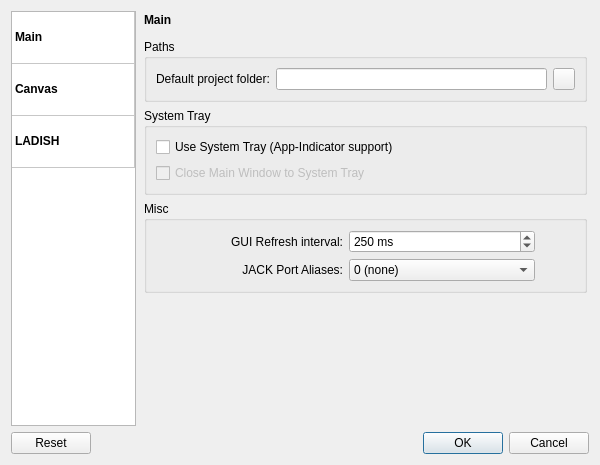
<?xml version="1.0" encoding="UTF-8"?>
<ui version="4.0">
 <class>SettingsW</class>
 <widget class="QDialog" name="SettingsW">
  <property name="geometry">
   <rect>
    <x>0</x>
    <y>0</y>
    <width>600</width>
    <height>465</height>
   </rect>
  </property>
  <property name="minimumSize">
   <size>
    <width>600</width>
    <height>0</height>
   </size>
  </property>
  <property name="windowTitle">
   <string>Settings</string>
  </property>
  <layout class="QVBoxLayout" name="verticalLayout_2">
   <item>
    <layout class="QHBoxLayout" name="horizontalLayout_3">
     <item>
      <widget class="QTableWidget" name="lw_page">
       <property name="maximumSize">
        <size>
         <width>125</width>
         <height>16777215</height>
        </size>
       </property>
       <property name="editTriggers">
        <set>QAbstractItemView::NoEditTriggers</set>
       </property>
       <property name="showDropIndicator" stdset="0">
        <bool>false</bool>
       </property>
       <property name="dragDropOverwriteMode">
        <bool>false</bool>
       </property>
       <property name="selectionMode">
        <enum>QAbstractItemView::SingleSelection</enum>
       </property>
       <property name="selectionBehavior">
        <enum>QAbstractItemView::SelectRows</enum>
       </property>
       <property name="iconSize">
        <size>
         <width>48</width>
         <height>48</height>
        </size>
       </property>
       <property name="textElideMode">
        <enum>Qt::ElideMiddle</enum>
       </property>
       <property name="wordWrap">
        <bool>false</bool>
       </property>
       <property name="cornerButtonEnabled">
        <bool>false</bool>
       </property>
       <attribute name="horizontalHeaderVisible">
        <bool>false</bool>
       </attribute>
       <attribute name="horizontalHeaderStretchLastSection">
        <bool>true</bool>
       </attribute>
       <attribute name="verticalHeaderVisible">
        <bool>false</bool>
       </attribute>
       <attribute name="verticalHeaderDefaultSectionSize">
        <number>52</number>
       </attribute>
       <row>
        <property name="text">
         <string>main</string>
        </property>
       </row>
       <row>
        <property name="text">
         <string>canvas</string>
        </property>
       </row>
       <row>
        <property name="text">
         <string>ladish</string>
        </property>
       </row>
       <column>
        <property name="text">
         <string>Widget</string>
        </property>
       </column>
       <item row="0" column="0">
        <property name="text">
         <string>Main</string>
        </property>
        <property name="font">
         <font>
          <weight>75</weight>
          <bold>true</bold>
         </font>
        </property>
        <property name="textAlignment">
         <set>AlignLeft|AlignVCenter</set>
        </property>
        <property name="icon">
         <iconset resource="../resources.qrc">
          <normaloff>:/48x48/exec.png</normaloff>:/48x48/exec.png</iconset>
        </property>
        <property name="flags">
         <set>ItemIsSelectable|ItemIsEnabled</set>
        </property>
       </item>
       <item row="1" column="0">
        <property name="text">
         <string>Canvas</string>
        </property>
        <property name="font">
         <font>
          <weight>75</weight>
          <bold>true</bold>
         </font>
        </property>
        <property name="icon">
         <iconset resource="../resources.qrc">
          <normaloff>:/48x48/canvas.png</normaloff>:/48x48/canvas.png</iconset>
        </property>
        <property name="flags">
         <set>ItemIsSelectable|ItemIsEnabled</set>
        </property>
       </item>
       <item row="2" column="0">
        <property name="text">
         <string>LADISH</string>
        </property>
        <property name="font">
         <font>
          <weight>75</weight>
          <bold>true</bold>
         </font>
        </property>
        <property name="icon">
         <iconset resource="../resources.qrc">
          <normaloff>:/48x48/ladish.png</normaloff>:/48x48/ladish.png</iconset>
        </property>
        <property name="flags">
         <set>ItemIsSelectable|ItemIsEnabled</set>
        </property>
       </item>
      </widget>
     </item>
     <item>
      <widget class="QStackedWidget" name="stackedWidget">
       <property name="lineWidth">
        <number>0</number>
       </property>
       <property name="currentIndex">
        <number>0</number>
       </property>
       <widget class="QWidget" name="page_main">
        <layout class="QVBoxLayout" name="verticalLayout_5">
         <property name="margin">
          <number>2</number>
         </property>
         <item>
          <layout class="QHBoxLayout" name="horizontalLayout">
           <item>
            <widget class="QLabel" name="label">
             <property name="text">
              <string>&lt;b&gt;Main&lt;/b&gt;</string>
             </property>
             <property name="alignment">
              <set>Qt::AlignLeading|Qt::AlignLeft|Qt::AlignTop</set>
             </property>
            </widget>
           </item>
           <item>
            <spacer name="horizontalSpacer">
             <property name="orientation">
              <enum>Qt::Horizontal</enum>
             </property>
             <property name="sizeHint" stdset="0">
              <size>
               <width>40</width>
               <height>20</height>
              </size>
             </property>
            </spacer>
           </item>
           <item>
            <widget class="QLabel" name="label_icon_main">
             <property name="text">
              <string notr="true"/>
             </property>
             <property name="pixmap">
              <pixmap resource="../resources.qrc">:/48x48/exec.png</pixmap>
             </property>
             <property name="alignment">
              <set>Qt::AlignHCenter|Qt::AlignTop</set>
             </property>
            </widget>
           </item>
          </layout>
         </item>
         <item>
          <widget class="QGroupBox" name="group_main_paths">
           <property name="title">
            <string>Paths</string>
           </property>
           <layout class="QVBoxLayout" name="verticalLayout_3">
            <item>
             <layout class="QHBoxLayout" name="horizontalLayout_2">
              <item>
               <widget class="QLabel" name="label_3">
                <property name="text">
                 <string>Default project folder:</string>
                </property>
               </widget>
              </item>
              <item>
               <widget class="QLineEdit" name="le_main_def_folder"/>
              </item>
              <item>
               <widget class="QPushButton" name="b_main_def_folder_open">
                <property name="maximumSize">
                 <size>
                  <width>22</width>
                  <height>22</height>
                 </size>
                </property>
                <property name="text">
                 <string/>
                </property>
                <property name="icon">
                 <iconset resource="../resources.qrc">
                  <normaloff>:/16x16/document-open.png</normaloff>:/16x16/document-open.png</iconset>
                </property>
               </widget>
              </item>
             </layout>
            </item>
           </layout>
          </widget>
         </item>
         <item>
          <widget class="QGroupBox" name="group_tray">
           <property name="title">
            <string>System Tray</string>
           </property>
           <layout class="QGridLayout" name="gridLayout_5">
            <item row="1" column="0">
             <widget class="QCheckBox" name="cb_tray_close_to">
              <property name="enabled">
               <bool>false</bool>
              </property>
              <property name="text">
               <string>Close Main Window to System Tray</string>
              </property>
             </widget>
            </item>
            <item row="0" column="0">
             <widget class="QCheckBox" name="cb_tray_enable">
              <property name="text">
               <string>Use System Tray (App-Indicator support)</string>
              </property>
             </widget>
            </item>
           </layout>
          </widget>
         </item>
         <item>
          <widget class="QGroupBox" name="groupBox_3">
           <property name="title">
            <string>Misc</string>
           </property>
           <layout class="QGridLayout" name="gridLayout_4">
            <item row="0" column="0">
             <widget class="QLabel" name="label_8">
              <property name="text">
               <string>GUI Refresh interval:</string>
              </property>
              <property name="alignment">
               <set>Qt::AlignRight|Qt::AlignTrailing|Qt::AlignVCenter</set>
              </property>
             </widget>
            </item>
            <item row="0" column="1">
             <widget class="QSpinBox" name="sb_gui_refresh">
              <property name="suffix">
               <string> ms</string>
              </property>
              <property name="minimum">
               <number>10</number>
              </property>
              <property name="maximum">
               <number>1000</number>
              </property>
              <property name="value">
               <number>250</number>
              </property>
             </widget>
            </item>
            <item row="0" column="2">
             <spacer name="horizontalSpacer_12">
              <property name="orientation">
               <enum>Qt::Horizontal</enum>
              </property>
              <property name="sizeType">
               <enum>QSizePolicy::Fixed</enum>
              </property>
              <property name="sizeHint" stdset="0">
               <size>
                <width>40</width>
                <height>10</height>
               </size>
              </property>
             </spacer>
            </item>
            <item row="1" column="0">
             <widget class="QLabel" name="label_jack_port_alias">
              <property name="text">
               <string>JACK Port Aliases:</string>
              </property>
              <property name="alignment">
               <set>Qt::AlignRight|Qt::AlignTrailing|Qt::AlignVCenter</set>
              </property>
             </widget>
            </item>
            <item row="1" column="1">
             <widget class="QComboBox" name="cb_jack_port_alias">
              <item>
               <property name="text">
                <string>0 (none)</string>
               </property>
              </item>
              <item>
               <property name="text">
                <string>1st alias</string>
               </property>
              </item>
              <item>
               <property name="text">
                <string>2nd alias</string>
               </property>
              </item>
             </widget>
            </item>
           </layout>
          </widget>
         </item>
         <item>
          <spacer name="verticalSpacer">
           <property name="orientation">
            <enum>Qt::Vertical</enum>
           </property>
           <property name="sizeHint" stdset="0">
            <size>
             <width>20</width>
             <height>40</height>
            </size>
           </property>
          </spacer>
         </item>
        </layout>
       </widget>
       <widget class="QWidget" name="page_canvas">
        <layout class="QVBoxLayout" name="verticalLayout_8">
         <property name="margin">
          <number>2</number>
         </property>
         <item>
          <layout class="QHBoxLayout" name="horizontalLayout_10">
           <item>
            <widget class="QLabel" name="label_9">
             <property name="text">
              <string>&lt;b&gt;Canvas&lt;/b&gt;</string>
             </property>
             <property name="alignment">
              <set>Qt::AlignLeading|Qt::AlignLeft|Qt::AlignTop</set>
             </property>
            </widget>
           </item>
           <item>
            <spacer name="horizontalSpacer_5">
             <property name="orientation">
              <enum>Qt::Horizontal</enum>
             </property>
             <property name="sizeHint" stdset="0">
              <size>
               <width>40</width>
               <height>20</height>
              </size>
             </property>
            </spacer>
           </item>
           <item>
            <widget class="QLabel" name="label_10">
             <property name="text">
              <string notr="true"/>
             </property>
             <property name="pixmap">
              <pixmap resource="../resources.qrc">:/48x48/canvas.png</pixmap>
             </property>
             <property name="alignment">
              <set>Qt::AlignHCenter|Qt::AlignTop</set>
             </property>
            </widget>
           </item>
          </layout>
         </item>
         <item>
          <widget class="QGroupBox" name="groupBox_4">
           <property name="title">
            <string>Theme</string>
           </property>
           <layout class="QGridLayout" name="gridLayout_2">
            <item row="0" column="4">
             <spacer name="horizontalSpacer_6">
              <property name="orientation">
               <enum>Qt::Horizontal</enum>
              </property>
              <property name="sizeHint" stdset="0">
               <size>
                <width>40</width>
                <height>20</height>
               </size>
              </property>
             </spacer>
            </item>
            <item row="1" column="0" colspan="2">
             <spacer name="horizontalSpacer_8">
              <property name="orientation">
               <enum>Qt::Horizontal</enum>
              </property>
              <property name="sizeHint" stdset="0">
               <size>
                <width>80</width>
                <height>20</height>
               </size>
              </property>
             </spacer>
            </item>
            <item row="1" column="2" colspan="3">
             <widget class="QCheckBox" name="cb_canvas_bezier_lines">
              <property name="text">
               <string>Bezier Lines</string>
              </property>
             </widget>
            </item>
            <item row="0" column="3">
             <widget class="QComboBox" name="cb_canvas_theme"/>
            </item>
            <item row="0" column="1" colspan="2">
             <widget class="QLabel" name="label_11">
              <property name="text">
               <string>Theme:</string>
              </property>
              <property name="alignment">
               <set>Qt::AlignRight|Qt::AlignTrailing|Qt::AlignVCenter</set>
              </property>
             </widget>
            </item>
            <item row="0" column="0">
             <spacer name="horizontalSpacer_7">
              <property name="orientation">
               <enum>Qt::Horizontal</enum>
              </property>
              <property name="sizeHint" stdset="0">
               <size>
                <width>40</width>
                <height>20</height>
               </size>
              </property>
             </spacer>
            </item>
           </layout>
          </widget>
         </item>
         <item>
          <widget class="QGroupBox" name="groupBox_7">
           <property name="title">
            <string>Options</string>
           </property>
           <layout class="QVBoxLayout" name="verticalLayout_7">
            <item>
             <widget class="QCheckBox" name="cb_canvas_hide_groups">
              <property name="text">
               <string>Auto-hide groups with no ports</string>
              </property>
             </widget>
            </item>
            <item>
             <widget class="QCheckBox" name="cb_canvas_eyecandy">
              <property name="text">
               <string>Fancy Eye-candy</string>
              </property>
              <property name="tristate">
               <bool>true</bool>
              </property>
             </widget>
            </item>
            <item>
             <widget class="QCheckBox" name="cb_canvas_use_opengl">
              <property name="text">
               <string>Use OpenGL for rendering (EXPERIMENTAL, needs restart)</string>
              </property>
             </widget>
            </item>
           </layout>
          </widget>
         </item>
         <item>
          <widget class="QGroupBox" name="groupBox_5">
           <property name="title">
            <string>Qt Render Hints</string>
           </property>
           <layout class="QVBoxLayout" name="verticalLayout_9">
            <item>
             <widget class="QCheckBox" name="cb_canvas_render_aa">
              <property name="text">
               <string>Antialiasing</string>
              </property>
              <property name="tristate">
               <bool>true</bool>
              </property>
             </widget>
            </item>
            <item>
             <widget class="QCheckBox" name="cb_canvas_render_hq_aa">
              <property name="enabled">
               <bool>false</bool>
              </property>
              <property name="text">
               <string>High Quality Antiliasing (OpenGL only)</string>
              </property>
             </widget>
            </item>
           </layout>
          </widget>
         </item>
         <item>
          <spacer name="verticalSpacer_3">
           <property name="orientation">
            <enum>Qt::Vertical</enum>
           </property>
           <property name="sizeHint" stdset="0">
            <size>
             <width>20</width>
             <height>40</height>
            </size>
           </property>
          </spacer>
         </item>
        </layout>
       </widget>
       <widget class="QWidget" name="page_ladish">
        <layout class="QVBoxLayout" name="verticalLayout_10">
         <property name="margin">
          <number>2</number>
         </property>
         <item>
          <layout class="QHBoxLayout" name="horizontalLayout_11">
           <item>
            <widget class="QLabel" name="label_13">
             <property name="text">
              <string>&lt;b&gt;LADISH&lt;/b&gt;</string>
             </property>
             <property name="alignment">
              <set>Qt::AlignLeading|Qt::AlignLeft|Qt::AlignTop</set>
             </property>
            </widget>
           </item>
           <item>
            <spacer name="horizontalSpacer_10">
             <property name="orientation">
              <enum>Qt::Horizontal</enum>
             </property>
             <property name="sizeHint" stdset="0">
              <size>
               <width>40</width>
               <height>20</height>
              </size>
             </property>
            </spacer>
           </item>
           <item>
            <widget class="QLabel" name="label_14">
             <property name="text">
              <string notr="true"/>
             </property>
             <property name="pixmap">
              <pixmap resource="../resources.qrc">:/48x48/ladish.png</pixmap>
             </property>
             <property name="alignment">
              <set>Qt::AlignHCenter|Qt::AlignTop</set>
             </property>
            </widget>
           </item>
          </layout>
         </item>
         <item>
          <widget class="QGroupBox" name="groupBox_6">
           <property name="title">
            <string>Options</string>
           </property>
           <layout class="QVBoxLayout" name="verticalLayout_6">
            <item>
             <widget class="QCheckBox" name="cb_ladish_studio_autostart">
              <property name="text">
               <string>Start studio on load</string>
              </property>
             </widget>
            </item>
            <item>
             <widget class="QCheckBox" name="cb_ladish_notify">
              <property name="text">
               <string>Send notifications</string>
              </property>
             </widget>
            </item>
           </layout>
          </widget>
         </item>
         <item>
          <layout class="QGridLayout" name="gridLayout_3">
           <item row="0" column="0">
            <widget class="QLabel" name="label_15">
             <property name="text">
              <string>Shell to use:</string>
             </property>
             <property name="alignment">
              <set>Qt::AlignRight|Qt::AlignTrailing|Qt::AlignVCenter</set>
             </property>
            </widget>
           </item>
           <item row="0" column="1">
            <widget class="QLineEdit" name="le_ladish_shell"/>
           </item>
           <item row="1" column="0">
            <widget class="QLabel" name="label_16">
             <property name="text">
              <string>Terminal to use:</string>
             </property>
             <property name="alignment">
              <set>Qt::AlignRight|Qt::AlignTrailing|Qt::AlignVCenter</set>
             </property>
            </widget>
           </item>
           <item row="1" column="1">
            <widget class="QLineEdit" name="le_ladish_terminal"/>
           </item>
           <item row="2" column="0">
            <widget class="QLabel" name="label_2">
             <property name="text">
              <string>JS delay:</string>
             </property>
             <property name="alignment">
              <set>Qt::AlignRight|Qt::AlignTrailing|Qt::AlignVCenter</set>
             </property>
            </widget>
           </item>
           <item row="2" column="1">
            <widget class="QSpinBox" name="sb_ladish_jsdelay">
             <property name="suffix">
              <string> seconds</string>
             </property>
             <property name="prefix">
              <string/>
             </property>
             <property name="maximum">
              <number>1000</number>
             </property>
            </widget>
           </item>
          </layout>
         </item>
         <item>
          <spacer name="verticalSpacer_4">
           <property name="orientation">
            <enum>Qt::Vertical</enum>
           </property>
           <property name="sizeHint" stdset="0">
            <size>
             <width>20</width>
             <height>40</height>
            </size>
           </property>
          </spacer>
         </item>
        </layout>
       </widget>
       <widget class="QWidget" name="page"/>
      </widget>
     </item>
    </layout>
   </item>
   <item>
    <widget class="QDialogButtonBox" name="buttonBox">
     <property name="orientation">
      <enum>Qt::Horizontal</enum>
     </property>
     <property name="standardButtons">
      <set>QDialogButtonBox::Cancel|QDialogButtonBox::Ok|QDialogButtonBox::Reset</set>
     </property>
    </widget>
   </item>
  </layout>
 </widget>
 <resources>
  <include location="../resources.qrc"/>
  <include location="../resources.qrc"/>
  <include location="../resources.qrc"/>
  <include location="../resources.qrc"/>
 </resources>
 <connections>
  <connection>
   <sender>buttonBox</sender>
   <signal>accepted()</signal>
   <receiver>SettingsW</receiver>
   <slot>accept()</slot>
   <hints>
    <hint type="sourcelabel">
     <x>254</x>
     <y>458</y>
    </hint>
    <hint type="destinationlabel">
     <x>157</x>
     <y>274</y>
    </hint>
   </hints>
  </connection>
  <connection>
   <sender>buttonBox</sender>
   <signal>rejected()</signal>
   <receiver>SettingsW</receiver>
   <slot>reject()</slot>
   <hints>
    <hint type="sourcelabel">
     <x>254</x>
     <y>458</y>
    </hint>
    <hint type="destinationlabel">
     <x>286</x>
     <y>274</y>
    </hint>
   </hints>
  </connection>
  <connection>
   <sender>lw_page</sender>
   <signal>currentCellChanged(int,int,int,int)</signal>
   <receiver>stackedWidget</receiver>
   <slot>setCurrentIndex(int)</slot>
   <hints>
    <hint type="sourcelabel">
     <x>113</x>
     <y>17</y>
    </hint>
    <hint type="destinationlabel">
     <x>170</x>
     <y>27</y>
    </hint>
   </hints>
  </connection>
  <connection>
   <sender>cb_canvas_use_opengl</sender>
   <signal>toggled(bool)</signal>
   <receiver>cb_canvas_render_hq_aa</receiver>
   <slot>setEnabled(bool)</slot>
   <hints>
    <hint type="sourcelabel">
     <x>385</x>
     <y>227</y>
    </hint>
    <hint type="destinationlabel">
     <x>385</x>
     <y>299</y>
    </hint>
   </hints>
  </connection>
  <connection>
   <sender>cb_tray_enable</sender>
   <signal>toggled(bool)</signal>
   <receiver>cb_tray_close_to</receiver>
   <slot>setEnabled(bool)</slot>
   <hints>
    <hint type="sourcelabel">
     <x>295</x>
     <y>153</y>
    </hint>
    <hint type="destinationlabel">
     <x>289</x>
     <y>175</y>
    </hint>
   </hints>
  </connection>
 </connections>
</ui>
